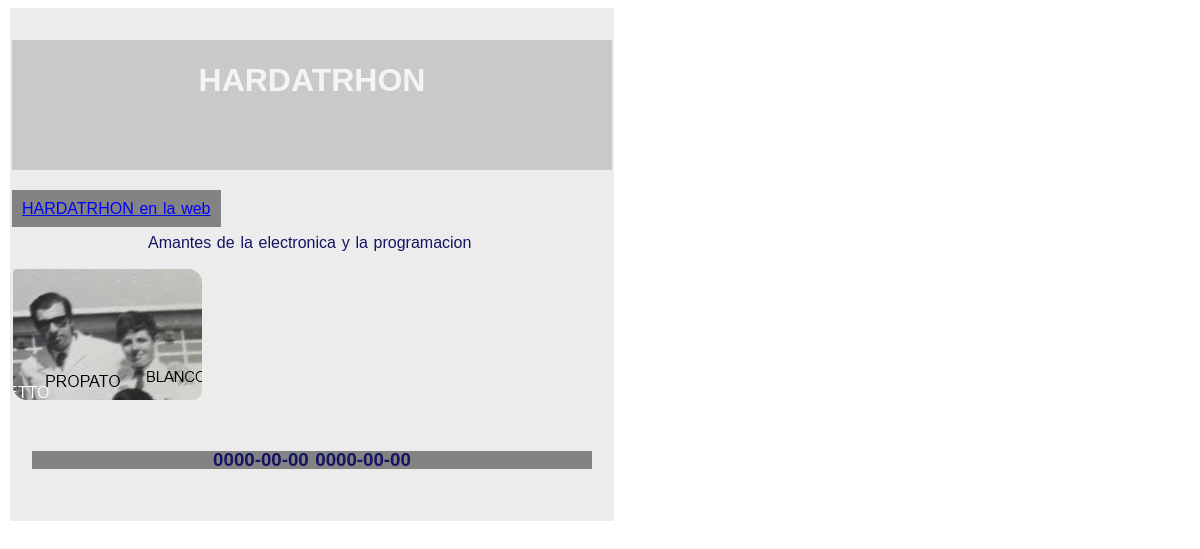
The page /mostrar_cartelera.php?b=4 on the database its author committed.
### tables this page shows
CREATE TABLE `carteles` (
  `id_cartel` int(11) NOT NULL,
  `categoria` varchar(25) NOT NULL DEFAULT '''AGENDA''',
  `titulo` text NOT NULL,
  `texto` text DEFAULT NULL,
  `imagen` varchar(128) DEFAULT NULL,
  `plantilla` int(11) DEFAULT 1,
  `v_desde` varchar(20) DEFAULT NULL,
  `v_hasta` varchar(20) DEFAULT NULL,
  `activo` int(11) NOT NULL DEFAULT 1,
  `link` varchar(128) DEFAULT NULL,
  `texto1` text DEFAULT NULL,
  `texto2` text DEFAULT NULL,
  `imagen1` text DEFAULT NULL
);

### libreria/carteles.php (called while the page is built, shortened)
<?php
class Cartel {
    static function seleccionar($str) {
        $conexion = new Conexion();
        $mysqli = $conexion->getConexion();
        if (is_numeric($str)) {
            $sql = "SELECT * FROM carteles WHERE id_cartel = '$str'";
        } else {
            $sql = "SELECT * FROM carteles WHERE categoria = '$str' AND activo = 1";
        }
        $rs = $mysqli->query($sql);
        $est = [];
        while ($fila = $rs->fetch_assoc()) {
            $est[] = $fila;
        }
        return $est;
    }
}

### mostrar_cartelera.php (the view, shortened to what this page needs)
<?php
include_once("libreria/carteles.php");
$str_b =  $_GET['b'];
$cart = Cartel::seleccionar($str_b);
if (isset($cart)){
    echo '<link rel="stylesheet" href="bootstrap/carteles.css">';
    foreach($cart as $carteles){
        switch($carteles['plantilla']){
            default:
                echo '<div class="plantilla'.$carteles['plantilla'].'">';
                if($carteles['imagen1'] != ""){
                    $archivo = "images/cartelera/".$carteles['imagen1'];
                    $ext = strtolower(pathinfo($archivo, PATHINFO_EXTENSION));
                    if (in_array($ext, ['mp4', 'webm', 'ogg'])) {
                        echo "<video width='320' height='240' controls>
                                <source src='$archivo' type='video/$ext'>
                                Tu navegador no soporta la reproducción de video.
                              </video>";
                        echo "<header><h1>{$carteles['titulo']}</h1></header>";
                    } elseif (in_array($ext, ['mp3', 'wav', 'ogg'])) {
                        echo "<audio controls>
                                <source src='$archivo' type='audio/$ext'>
                                Tu navegador no soporta la reproducción de audio.
                              </audio>";
                        echo "<header><h1>{$carteles['titulo']}</h1></header>";
                    } else {
                        echo "<div style=\"background-image: url($archivo);\"><header>
                            <h1>{$carteles['titulo']}</h1>
                            </header></div>";
                    }
                } else {
                    echo "<header><h1>{$carteles['titulo']}</h1></header>";
                }
                if($carteles['link'] != ""){
                    echo "<nav><a href='{$carteles['link']}' target='_blank'>{$carteles['titulo']} en la web</a></nav>";
                }
                echo "<article>{$carteles['texto']}</article>";
                if($carteles['imagen'] != "" && $carteles['texto1'] != "" && $carteles['texto2'] != ""){
                    $archivo = 'images/cartelera/'.$carteles['imagen'];
                    $ext = strtolower(pathinfo($archivo, PATHINFO_EXTENSION));
                    echo "<div id='cartel_imagen' class='row'>";
                    echo "<div class='col-sm-4'>{$carteles['texto1']}</div>";
                    echo "<div class='col-sm-4'>";
                    if (in_array($ext, ['mp4', 'webm', 'ogg'])) {
                        echo "<video width='100%' controls>
                                <source src='$archivo' type='video/$ext'>
                                Tu navegador no soporta la reproducción de video.
                              </video>";
                    } elseif (in_array($ext, ['mp3', 'wav', 'ogg'])) {
                        echo "<audio controls style='width:100%'>
                                <source src='$archivo' type='audio/$ext'>
                                Tu navegador no soporta la reproducción de audio.
                              </audio>";
                    } else {
                        echo "<img src='$archivo' style='max-width:100%; height:auto;'>";
                    }
                    echo "</div>";
                    echo "<div class='col-sm-4'>{$carteles['texto2']}</div>";
                    echo "</div>";
                } elseif($carteles['imagen'] != "" && $carteles['texto1'] == "" && $carteles['texto2'] == ""){
                    $archivo = 'images/cartelera/'.$carteles['imagen'];
                    $ext = strtolower(pathinfo($archivo, PATHINFO_EXTENSION));
                    echo "<div id='cartel_imagen' class='row'>";
                    echo "<div class='col-sm-10'>";
                    if (in_array($ext, ['mp4', 'webm', 'ogg'])) {
                        echo "<video width='100%' controls>
                                <source src='$archivo' type='video/$ext'>
                                Tu navegador no soporta la reproducción de video.
                              </video>";
                    } elseif (in_array($ext, ['mp3', 'wav', 'ogg'])) {
                        echo "<audio controls style='width:100%'>
                                <source src='$archivo' type='audio/$ext'>
                                Tu navegador no soporta la reproducción de audio.
                              </audio>";
                    } else {
                        echo "<img src='$archivo' style='max-width:100%; height:auto;'>";
                    }
                    echo "</div>";
                    echo "</div>";
                }
                if($carteles['v_desde'] != "" || $carteles['v_hasta'] != ""){
                    echo "<footer><h3>{$carteles['v_desde']} {$carteles['v_hasta']}</h3></footer>";
                }
                echo '</div><br>';
                break;
        }
    }
}
?>

### rows shown on the page
carteles: titulo "HARDATRHON", texto "Amantes de la electronica y la programacion", imagen (picture), v_desde "0000-00-00", v_hasta "0000-00-00"
